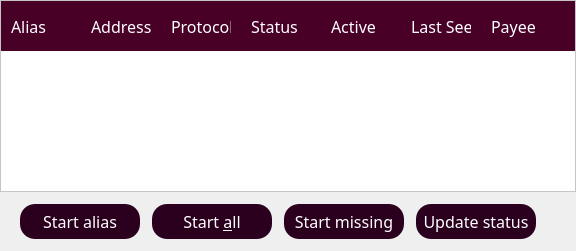
               <widget class="QWidget" name="tabMyNoirnodes_4">
                <property name="font">
                 <font>
                  <family>NoirLight</family>
                 </font>
                </property>
                <attribute name="title">
                 <string>My Noirnodes</string>
                </attribute>
                <layout class="QGridLayout" name="gridLayout_7">
                 <property name="leftMargin">
                  <number>0</number>
                 </property>
                 <property name="topMargin">
                  <number>0</number>
                 </property>
                 <property name="rightMargin">
                  <number>0</number>
                 </property>
                 <property name="bottomMargin">
                  <number>0</number>
                 </property>
                 <property name="spacing">
                  <number>6</number>
                 </property>
                 <item row="0" column="0">
                  <layout class="QVBoxLayout" name="verticalLayout_12">
                   <property name="spacing">
                    <number>0</number>
                   </property>
                   <property name="leftMargin">
                    <number>0</number>
                   </property>
                   <property name="bottomMargin">
                    <number>0</number>
                   </property>
                   <item>
                    <widget class="QTableWidget" name="tableWidgetMyNoirnodes_4">
                     <property name="minimumSize">
                      <size>
                       <width>500</width>
                       <height>0</height>
                      </size>
                     </property>
                     <property name="font">
                      <font>
                       <family>NoirLight</family>
                       <pointsize>13</pointsize>
                      </font>
                     </property>
                     <property name="styleSheet">
                      <string notr="true">
QHeaderView::section {height:50; width: 100;border: 0px solid white; background-color: #480027; color: white; font-size: 12pt;padding-left: 10; padding-right:10; } 
QHeaderView::down-arrow { image: url(:/icons/txdown); width: 8px; height: 8px; }
 QHeaderView::up-arrow { image: url(:/icons/txup); width: 8px; height: 8px; }

QTableView{
alternate-background-color: #EAE6F1;
background-color: white;
}

QScrollBar:horizontal {
            border: 0px solid;
            background: transparent;
            height: 14px;
            margin: 0px 0px 0px 0px;
              padding: 4px;
}
QScrollBar:vertical {
            border: 0px solid #480027;
            background: transparent;
            width: 14px;
            margin: 0px 0px 0px 0px;
       padding: 4px;
        }
QScrollBar::handle {
            background: #aaaaaa;
            border: 0px;
            border-radius: 3px;
        }
        QScrollBar::add-line:vertical {
            height: 0px;
            subcontrol-position: bottom;
            subcontrol-origin: margin;
        }
        QScrollBar::sub-line:vertical {
            height: 0 px;
            subcontrol-position: top;
            subcontrol-origin: margin;
        }
        QScrollBar::add-line:horizontal {
            width: 0px;
            subcontrol-position: right;
            subcontrol-origin: margin;
        }
        QScrollBar::sub-line:horizontal {
            width: 0 px;
            subcontrol-position: left;
            subcontrol-origin: margin;
        }</string>
                     </property>
                     <property name="editTriggers">
                      <set>QAbstractItemView::NoEditTriggers</set>
                     </property>
                     <property name="alternatingRowColors">
                      <bool>true</bool>
                     </property>
                     <property name="selectionMode">
                      <enum>QAbstractItemView::SingleSelection</enum>
                     </property>
                     <property name="selectionBehavior">
                      <enum>QAbstractItemView::SelectRows</enum>
                     </property>
                     <property name="showGrid">
                      <bool>false</bool>
                     </property>
                     <property name="gridStyle">
                      <enum>Qt::NoPen</enum>
                     </property>
                     <property name="sortingEnabled">
                      <bool>true</bool>
                     </property>
                     <property name="columnCount">
                      <number>7</number>
                     </property>
                     <attribute name="horizontalHeaderDefaultSectionSize">
                      <number>80</number>
                     </attribute>
                     <attribute name="horizontalHeaderMinimumSectionSize">
                      <number>80</number>
                     </attribute>
                     <attribute name="horizontalHeaderStretchLastSection">
                      <bool>true</bool>
                     </attribute>
                     <attribute name="verticalHeaderVisible">
                      <bool>false</bool>
                     </attribute>
                     <column>
                      <property name="text">
                       <string>Alias</string>
                      </property>
                      <property name="textAlignment">
                       <set>AlignLeading|AlignVCenter</set>
                      </property>
                     </column>
                     <column>
                      <property name="text">
                       <string>Address</string>
                      </property>
                      <property name="textAlignment">
                       <set>AlignLeading|AlignVCenter</set>
                      </property>
                     </column>
                     <column>
                      <property name="text">
                       <string>Protocol</string>
                      </property>
                      <property name="textAlignment">
                       <set>AlignLeading|AlignVCenter</set>
                      </property>
                     </column>
                     <column>
                      <property name="text">
                       <string>Status</string>
                      </property>
                      <property name="textAlignment">
                       <set>AlignLeading|AlignVCenter</set>
                      </property>
                     </column>
                     <column>
                      <property name="text">
                       <string>Active</string>
                      </property>
                      <property name="textAlignment">
                       <set>AlignLeading|AlignVCenter</set>
                      </property>
                     </column>
                     <column>
                      <property name="text">
                       <string>Last Seen</string>
                      </property>
                      <property name="textAlignment">
                       <set>AlignLeading|AlignVCenter</set>
                      </property>
                     </column>
                     <column>
                      <property name="text">
                       <string>Payee</string>
                      </property>
                      <property name="textAlignment">
                       <set>AlignLeading|AlignVCenter</set>
                      </property>
                      <property name="foreground">
                       <brush brushstyle="NoBrush">
                        <color alpha="255">
                         <red>0</red>
                         <green>0</green>
                         <blue>0</blue>
                        </color>
                       </brush>
                      </property>
                     </column>
                    </widget>
                   </item>
                   <item>
                    <layout class="QHBoxLayout" name="horizontalLayout_15">
                     <property name="spacing">
                      <number>12</number>
                     </property>
                     <property name="leftMargin">
                      <number>20</number>
                     </property>
                     <property name="topMargin">
                      <number>12</number>
                     </property>
                     <property name="rightMargin">
                      <number>0</number>
                     </property>
                     <property name="bottomMargin">
                      <number>12</number>
                     </property>
                     <item>
                      <widget class="QPushButton" name="startButton_4">
                       <property name="enabled">
                        <bool>true</bool>
                       </property>
                       <property name="minimumSize">
                        <size>
                         <width>0</width>
                         <height>35</height>
                        </size>
                       </property>
                       <property name="font">
                        <font>
                         <family>NoirRegular</family>
                         <pointsize>12</pointsize>
                        </font>
                       </property>
                       <property name="styleSheet">
                        <string notr="true">
QPushButton {
background-color: #2b001e;
color: white;
border-radius:15px;
height:35px;
width:120px;
border: 0;
}
QPushButton:hover {
background-color: #2b001e;
color: white;
height:35px;
width:120px;
border:0;
}
QPushButton:hover!pressed {
background-color: #4a0e95;
color: white;
border-radius:15px;
height:35px;
width:120px;
border: 0;
}</string>
                       </property>
                       <property name="text">
                        <string>Start alias</string>
                       </property>
                      </widget>
                     </item>
                     <item>
                      <widget class="QPushButton" name="startAllButton_4">
                       <property name="minimumSize">
                        <size>
                         <width>0</width>
                         <height>35</height>
                        </size>
                       </property>
                       <property name="font">
                        <font>
                         <family>NoirRegular</family>
                         <pointsize>12</pointsize>
                        </font>
                       </property>
                       <property name="styleSheet">
                        <string notr="true">
QPushButton {
background-color: #2b001e;
color: white;
border-radius:15px;
height:35px;
width:120px;
border: 0;
}
QPushButton:hover {
background-color: #2b001e;
color: white;
height:35px;
width:120px;
border:0;
}
QPushButton:hover!pressed {
background-color: #4a0e95;
color: white;
border-radius:15px;
height:35px;
width:120px;
border: 0;
}</string>
                       </property>
                       <property name="text">
                        <string>Start &amp;all</string>
                       </property>
                      </widget>
                     </item>
                     <item>
                      <widget class="QPushButton" name="startMissingButton_4">
                       <property name="minimumSize">
                        <size>
                         <width>0</width>
                         <height>35</height>
                        </size>
                       </property>
                       <property name="font">
                        <font>
                         <family>NoirRegular</family>
                         <pointsize>12</pointsize>
                        </font>
                       </property>
                       <property name="styleSheet">
                        <string notr="true">
QPushButton {
background-color: #2b001e;
color: white;
border-radius:15px;
height:35px;
width:120px;
border: 0;
}
QPushButton:hover {
background-color: #2b001e;
color: white;
height:35px;
width:120px;
border:0;
}
QPushButton:hover!pressed {
background-color: #4a0e95;
color: white;
border-radius:15px;
height:35px;
width:120px;
border: 0;
}</string>
                       </property>
                       <property name="text">
                        <string>Start missing</string>
                       </property>
                      </widget>
                     </item>
                     <item>
                      <widget class="QPushButton" name="UpdateButton_4">
                       <property name="minimumSize">
                        <size>
                         <width>0</width>
                         <height>35</height>
                        </size>
                       </property>
                       <property name="font">
                        <font>
                         <family>NoirRegular</family>
                         <pointsize>12</pointsize>
                        </font>
                       </property>
                       <property name="styleSheet">
                        <string notr="true">
QPushButton {
background-color: #2b001e;
color: white;
border-radius:15px;
height:35px;
width:120px;
border: 0;
}
QPushButton:hover {
background-color: #2b001e;
color: white;
height:35px;
width:120px;
border:0;
}
QPushButton:hover!pressed {
background-color: #4a0e95;
color: white;
border-radius:15px;
height:35px;
width:120px;
border: 0;
}</string>
                       </property>
                       <property name="text">
                        <string>Update status</string>
                       </property>
                      </widget>
                     </item>
                     <item>
                      <spacer name="horizontalSpacer_9">
                       <property name="orientation">
                        <enum>Qt::Horizontal</enum>
                       </property>
                       <property name="sizeHint" stdset="0">
                        <size>
                         <width>40</width>
                         <height>20</height>
                        </size>
                       </property>
                      </spacer>
                     </item>
                    </layout>
                   </item>
                  </layout>
                 </item>
                </layout>
               </widget>
